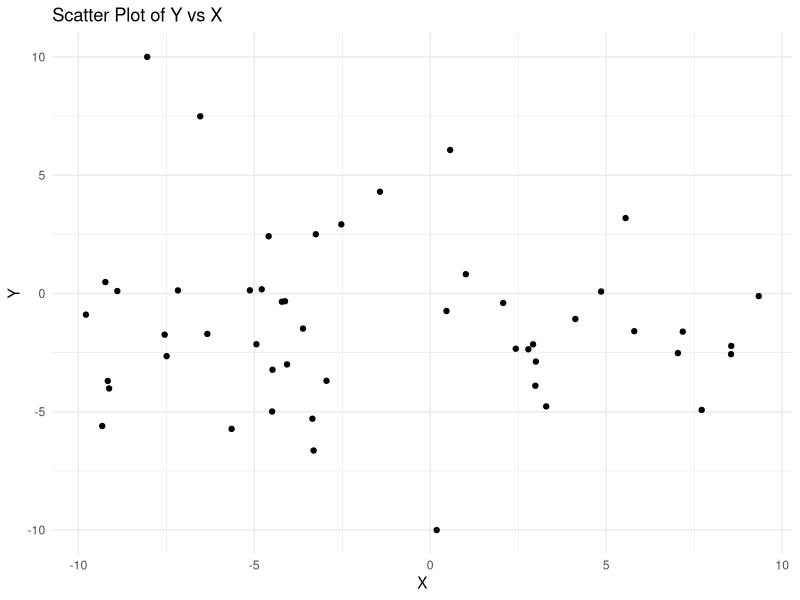
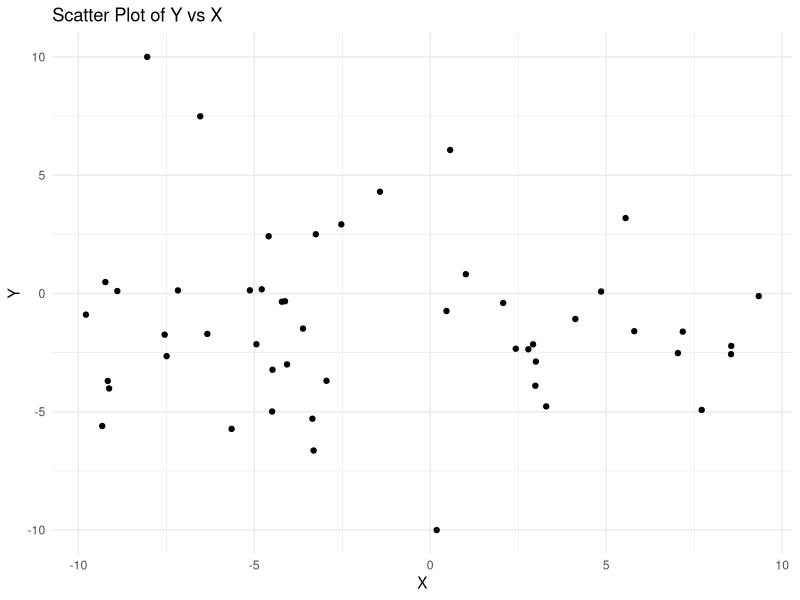

These figures' R source, in order:
## ---- chunk 1
library(ggplot2)
## ---- chunk 2
# Sample values for X 

X <- runif(50, min = -10, max = 10)


# sample values for coefficient and exponent

C <- runif(1, min = -3, max = 3)

E <- sample(c(-1, 1, 2, 3), 1)

#generate Y using the formula Y = C * X^E
Y <- C * X^E

# sample values for the sd of the error term

error_sd <- sample(c(0, 0.5, 1, 2, 3), 1)

# Calculate Y using the formula Y = C * X^E
Y = Y + rnorm(length(X), mean = 0, sd = sd(Y) * error_sd)

# 4. Rescale Y_raw to the interval [-10, 10]
Y        <- (Y - min(Y)) / diff(range(Y)) * 20 - 10

ggplot(data = data.frame(X, Y), aes(x = X, y = Y)) +
  geom_point() +
  labs(title = "Scatter Plot of Y vs X",
       x = "X",
       y = "Y") +
  theme_minimal()

cor(X, Y)

## ---- chunk 3
ggplot(data = data.frame(X, Y), aes(x = X, y = Y)) +
  geom_point() +
  labs(title = "Scatter Plot of Y vs X",
       x = "X",
       y = "Y") +
  theme_minimal()


